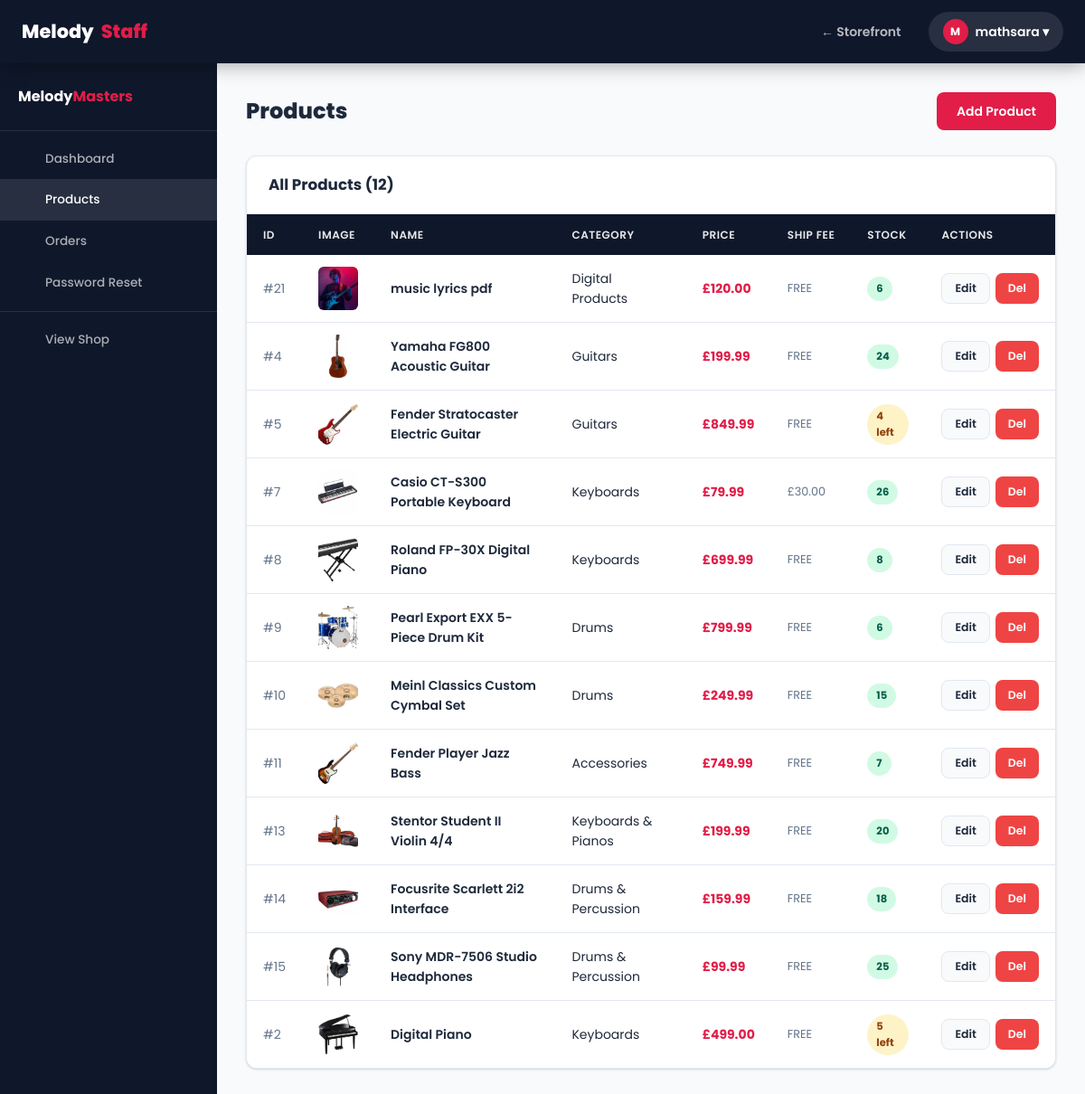
Page /admin/manage_products.php (signed in) on the committed database.
### tables this page shows
CREATE TABLE `products` (
  `id` int(11) NOT NULL,
  `category_id` int(11) DEFAULT NULL,
  `name` varchar(150) NOT NULL,
  `description` text DEFAULT NULL,
  `price` decimal(10,2) NOT NULL,
  `shipping_cost` decimal(10,2) DEFAULT 0.00,
  `stock` int(11) DEFAULT 0,
  `image` varchar(255) DEFAULT NULL,
  `created_at` timestamp NOT NULL DEFAULT current_timestamp(),
  `product_type` enum('physical','digital') NOT NULL DEFAULT 'physical',
  `digital_file` varchar(255) DEFAULT NULL
);

CREATE TABLE `categories` (
  `id` int(11) NOT NULL,
  `name` varchar(100) NOT NULL
);

### includes/functions.php (called while the page is built, shortened)
<?php
function sanitize(string $data): string {
    return htmlspecialchars(strip_tags(trim($data)), ENT_QUOTES, 'UTF-8');
}
function formatPrice(float $price): string {
    return '£' . number_format($price, 2);
}

### admin/manage_products.php (the view, shortened to what this page needs)
<?php
require_once '../includes/functions.php';
$products = $conn->query(
    "SELECT p.*, c.name AS cat_name FROM products p
     LEFT JOIN categories c ON c.id=p.category_id
     ORDER BY p.created_at DESC"
);
require_once 'includes/admin_header.php';
?>
<div class="admin-header-bar">
  <h1 class="admin-title"> Products</h1>
  <a href="<?php echo BASE_URL; ?>/admin/manage_products.php?action=add"
     class="btn btn-primary"> Add Product</a>
</div>
<div class="card">
  <div class="card-header">
    <span class="card-title">All Products (<?php echo $products->num_rows; ?>)</span>
  </div>
  <div class="table-wrap" style="box-shadow:none;border-radius:0;">
    <table>
      <thead>
        <tr>
          <th>ID</th><th>Image</th><th>Name</th><th>Category</th>
          <th>Price</th><th>Ship Fee</th><th>Stock</th><th>Actions</th>
        </tr>
      </thead>
      <tbody>
        <?php while ($p = $products->fetch_assoc()): ?>
          <tr>
            <td style="color:var(--muted);">#<?php echo $p['id']; ?></td>
            <td>
              <?php if ($p['image'] && file_exists(UPLOAD_DIR . $p['image'])): ?>
                <img src="<?php echo UPLOAD_URL . htmlspecialchars($p['image']); ?>"
                     style="width:48px;height:48px;object-fit:cover;border-radius:6px;">
              <?php else: ?>
                <span style="font-size:1.8rem;">🎵</span>
              <?php endif; ?>
            </td>
            <td>
              <a href="<?php echo BASE_URL; ?>/product.php?id=<?php echo $p['id']; ?>"
                 target="_blank" style="font-weight:600;"><?php echo sanitize($p['name']); ?></a>
            </td>
            <td><?php echo sanitize($p['cat_name'] ?? '—'); ?></td>
            <td style="font-weight:700;color:var(--accent);"><?php echo formatPrice($p['price']); ?></td>
            <td style="font-size:.8rem;color:var(--muted);"><?php echo $p['shipping_cost'] > 0 ? formatPrice($p['shipping_cost']) : 'FREE'; ?></td>
            <td>
              <?php if ($p['stock'] == 0): ?>
                <span class="badge badge-cancelled">Out of Stock</span>
              <?php elseif ($p['stock'] <= 5): ?>
                <span class="badge badge-pending"><?php echo $p['stock']; ?> left</span>
              <?php else: ?>
                <span class="badge badge-paid"><?php echo $p['stock']; ?></span>
              <?php endif; ?>
            </td>
            <td>
              <div style="display:flex;gap:6px;">
                <a href="?action=edit&id=<?php echo $p['id']; ?>" class="btn btn-ghost btn-sm"> Edit</a>
                <a href="?action=delete&id=<?php echo $p['id']; ?>"
                   class="btn btn-danger btn-sm"
                   onclick="return confirm('Delete this product? This cannot be undone.')"> Del</a>
              </div>
            </td>
          </tr>
        <?php endwhile; ?>
      </tbody>
    </table>
  </div>
</div>
<?php require_once 'includes/admin_footer.php'; ?>

### assets/css/style.css (style rules this page uses)
:root { --primary: #0f172a; --primary-light: #1e293b; --accent: #e11d48; --accent-dark: #be123c; --accent-light: #fef2f2; --bg: #f8fafc; --white: #ffffff; --text: #1e293b; --muted: #64748b; --border: #e2e8f0; --success: #10b981; --success-bg: #ecfdf5; --warning: #f59e0b; --warning-bg: #fffbeb; --danger: #ef4444; --danger-bg: #fef2f2; --info: #3b82f6; --info-bg: #eff6ff; --shadow: 0 1px 3px rgba(0,0,0,.10), 0 1px 2px rgba(0,0,0,.06); --shadow-md: 0 4px 12px rgba(0,0,0,.10); --shadow-lg: 0 10px 30px rgba(0,0,0,.12); --shadow-xl: 0 20px 50px rgba(0,0,0,.15); --radius: 12px; --radius-sm: 8px; --radius-lg: 20px; --radius-full: 9999px; --transition: all .22s ease; --nav-h: 70px; }
*, *::before, *::after { margin:0; padding:0; box-sizing:border-box; }
html { scroll-behavior:smooth; }
body { font-family:'Poppins',sans-serif; background:var(--bg); color:var(--text); line-height:1.6; min-height:100vh; display:flex; flex-direction:column; }
a { text-decoration:none; color:inherit; }
img { max-width:100%; display:block; }
.btn { display:inline-flex; align-items:center; justify-content:center; gap:8px; padding:10px 22px; border-radius:var(--radius-sm); font-size:.875rem; font-weight:600; cursor:pointer; transition:var(--transition); border:none; white-space:nowrap; text-decoration:none; }
.btn-primary { background:var(--accent); color:#fff; }
.btn-ghost { background:var(--bg); color:var(--text); border:1px solid var(--border); }
.btn-danger { background:var(--danger); color:#fff; }
.btn-sm { padding:6px 14px; font-size:.78rem; }
.card { background:#fff; border-radius:var(--radius); box-shadow:var(--shadow); border:1px solid var(--border); overflow:hidden; }
.card-header { padding:18px 24px; border-bottom:1px solid var(--border); display:flex; align-items:center; justify-content:space-between; }
.card-title { font-size:1.05rem; font-weight:700; }
.table-wrap { overflow-x:auto; border-radius:var(--radius); box-shadow:var(--shadow); }
table { width:100%; border-collapse:collapse; background:#fff; }
thead th { background:var(--primary); color:rgba(255,255,255,.9); font-size:.75rem; font-weight:600; text-transform:uppercase; letter-spacing:.5px; padding:13px 18px; text-align:left; white-space:nowrap; }
tbody tr { border-bottom:1px solid var(--border); transition:var(--transition); }
tbody tr:last-child { border-bottom:none; }
tbody td { padding:13px 18px; font-size:.875rem; vertical-align:middle; }
.badge { display:inline-flex; align-items:center; padding:4px 10px; border-radius:var(--radius-full); font-size:.72rem; font-weight:700; }
.badge-pending { background:#fef3c7; color:#92400e; }
.badge-paid { background:#d1fae5; color:#065f46; }
.admin-header-bar { display:flex; align-items:center; justify-content:space-between; margin-bottom:28px; flex-wrap:wrap; gap:12px; }
.admin-title { font-size:1.5rem; font-weight:800; }

### rows in the picture
products: id "21", image (picture), name "music lyrics pdf", category.name "Digital Products", price "£120.00", shipping_cost "FREE", stock "6"
products: id "4", image (picture), name "Yamaha FG800 Acoustic Guitar", category.name "Guitars", price "£199.99", shipping_cost "FREE", stock "24"
products: id "5", image (picture), name "Fender Stratocaster Electric Guitar", category.name "Guitars", price "£849.99", shipping_cost "FREE", stock "4"
products: id "7", image (picture), name "Casio CT-S300 Portable Keyboard", category.name "Keyboards", price "£79.99", shipping_cost "£30.00", stock "26"
products: id "8", image (picture), name "Roland FP-30X Digital Piano", category.name "Keyboards", price "£699.99", shipping_cost "FREE", stock "8"
products: id "9", image (picture), name "Pearl Export EXX 5-Piece Drum Kit", category.name "Drums", price "£799.99", shipping_cost "FREE", stock "6"
products: id "10", image (picture), name "Meinl Classics Custom Cymbal Set", category.name "Drums", price "£249.99", shipping_cost "FREE", stock "15"
products: id "11", image (picture), name "Fender Player Jazz Bass", category.name "Accessories", price "£749.99", shipping_cost "FREE", stock "7"
products: id "13", image (picture), name "Stentor Student II Violin 4/4", category.name "Keyboards & Pianos", price "£199.99", shipping_cost "FREE", stock "20"
products: id "14", image (picture), name "Focusrite Scarlett 2i2 Interface", category.name "Drums & Percussion", price "£159.99", shipping_cost "FREE", stock "18"
products: id "15", image (picture), name "Sony MDR-7506 Studio Headphones", category.name "Drums & Percussion", price "£99.99", shipping_cost "FREE", stock "25"
products: id "2", image (picture), name "Digital Piano", category.name "Keyboards", price "£499.00", shipping_cost "FREE", stock "5"

### other values in the picture
substr($_SESSION['user_name'],0,1) "M"
explode(' ',$_SESSION['user_name'])[0] "mathsara"
$products->num_rows "12"
